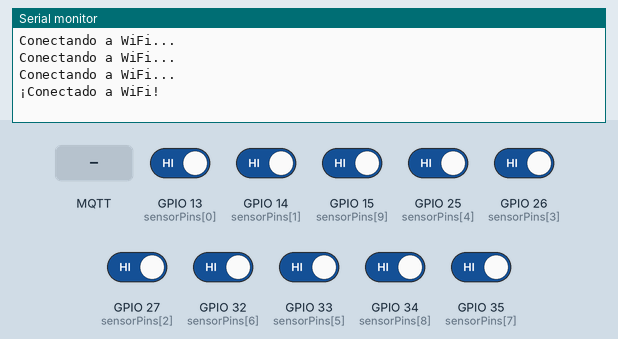
This sketch was run on a simulated ESP32. On the bench: the last lines printed to the serial monitor. The test bench sets the inputs (shaded band); at power-on: GPIO 13 (sensorPins[0]), GPIO 14 (sensorPins[1]), GPIO 15 (sensorPins[9]), GPIO 25 (sensorPins[4]), GPIO 26 (sensorPins[3]), GPIO 27 (sensorPins[2]), GPIO 32 (sensorPins[6]), GPIO 33 (sensorPins[5]), GPIO 34 (sensorPins[8]), GPIO 35 (sensorPins[7]) HIGH. WiFi joins after 1.5 s; servers stay silent unless stated; no MQTT or app messages arrive unless stated.

Above: at 2.7 s.
2.8 s: MQTT message "plumaUno" arrives on the first subscribed topic
At 3.3 s:
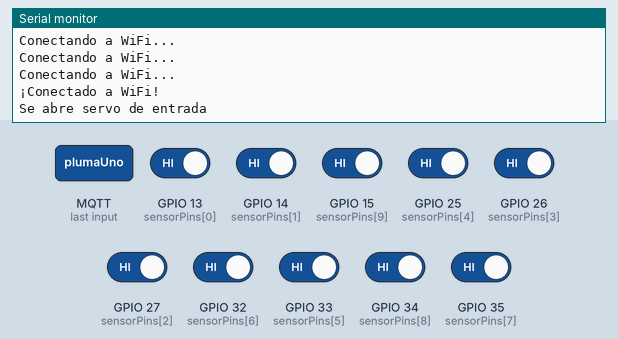
4.3 s: MQTT message "plumaDos" arrives on the first subscribed topic
At 4.7 s:
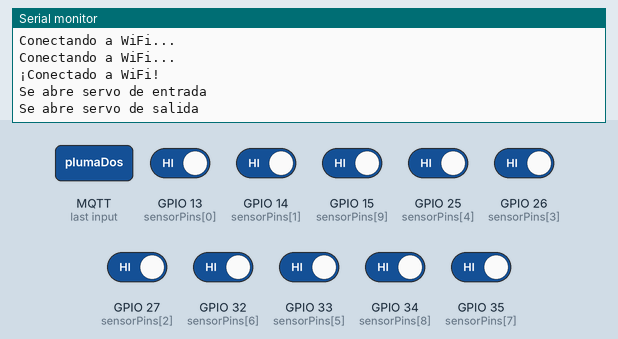
5.8 s: MQTT message "1" arrives on the first subscribed topic
At 7.4 s:
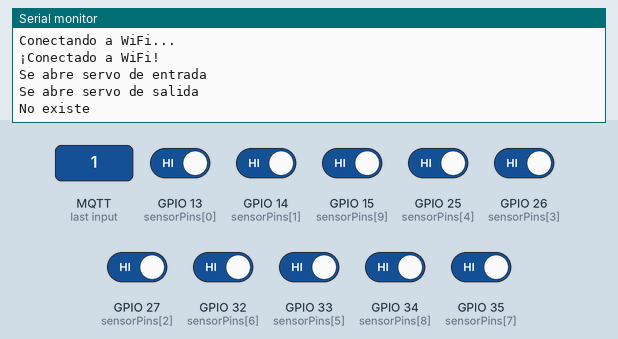

Measured:
- after the input at 2.8 s, the serial monitor: prints a new line after 0.06 s (image 1)
- after the input at 4.3 s, the serial monitor: prints a new line after 0.07 s (image 2)
- after the input at 5.8 s, the serial monitor: prints a new line after 0.08 s (image 3)

The sketch:

sensor.ino
```cpp
#include <WiFi.h>
#include <PubSubClient.h>

#define RXp2 16
#define TXp2 17

#define RX0 3
#define TX0 1

const char *ssid = "Megacable_2.4G_F365";
const char *password = "QnHb72M7";

const int sensorPins[] = {13, 14, 27, 26, 25, 33, 32, 35, 34, 15};
const int numSensors = sizeof(sensorPins) / sizeof(sensorPins[0]);
bool sensorStates[numSensors] = {0};
unsigned long sensorTimers[numSensors] = {0};
unsigned long lastSendTime = 0;
const unsigned long detectionThreshold = 5000;
const unsigned long sendInterval = 1000;

WiFiClient espClient;
PubSubClient client(espClient);

const char *mqttServer = "test.mosquitto.org";
const int mqttPort = 1883;
const char *mqttTopic = "topic/message";
const char *mqttTopicTwo = "topic/rfid";
const char *mqttTopicThree = "topic/validate";
const char *mqttTopicFour = "topic/rfidTwo";
const char *mqttTopicFive = "topic/validateTwo";

void setup()
{
  Serial.begin(9600);
  Serial2.begin(9600, SERIAL_8N1, RXp2, TXp2);
  Serial.begin(9600, SERIAL_8N1, RX0, TX0); // Inicializamos otra comunicación serial en RX0 y TX0

  WiFi.begin(ssid, password);
  while (WiFi.status() != WL_CONNECTED)
  {
    delay(500);
    Serial.println("Conectando a WiFi...");
  }
  Serial.println("¡Conectado a WiFi!");
  client.setServer(mqttServer, mqttPort);
  client.setCallback(callback);

  for (int i = 0; i < numSensors; i++)
  {
    pinMode(sensorPins[i], INPUT);
  }
  lastSendTime = millis();
}

void callback(char *topic, byte *payload, unsigned int length)
{
  String msg = ""; // Corrección: se añade el punto y coma al final de la declaración
  for (int i = 0; i < length; i++)
  {
    msg += (char)payload[i]; // Corrección: se utiliza el operador de concatenación para construir el mensaje completo
    // Serial.print((char)payload[i]);
  }
  if (msg == "plumaUno")
  {
    Serial.println("Se abre servo de entrada");
  }
  else if (msg == "plumaDos")
  {
    Serial.println("Se abre servo de salida");
  }
  else
  {
    Serial.println("No existe");
  }

  // Serial.println();
}

void reconnect()
{
  while (!client.connected())
  {
    if (client.connect("arduinoClient"))
    {
      client.subscribe(mqttTopicThree);
      client.subscribe(mqttTopicFive);
    }
    else
    {
      Serial.print("failed, rc=");
      Serial.print(client.state());
      Serial.println("Intentando otra vez...");
      delay(5000);
    }
  }
}

void sendSensorStates()
{
  String message = "[";
  for (int i = 0; i < numSensors; i++)
  {
    if (sensorStates[i])
    {
      if (message != "[")
        message += ", ";
      message += "\"sensor" + String(i + 1) + "\"";
    }
  }
  message += "]";

  client.publish(mqttTopic, message.c_str());
}

void loop()
{
  if (!client.connected())
  {
    reconnect();
  }
  client.loop();

  unsigned long currentTime = millis();
  bool stateChanged = false;

  for (int i = 0; i < numSensors; i++)
  {
    bool sensorState = digitalRead(sensorPins[i]) == LOW;

    if (sensorState && sensorTimers[i] == 0)
    {
      sensorTimers[i] = currentTime;
    }
    else if (!sensorState && sensorTimers[i] != 0)
    {
      sensorTimers[i] = 0;
      sensorStates[i] = false;
      stateChanged = true;
    }
    else if (sensorState && currentTime - sensorTimers[i] >= detectionThreshold)
    {
      if (!sensorStates[i])
      {
        sensorStates[i] = true;
        stateChanged = true;
      }
      sensorTimers[i] = 0;
    }
  }

  if (stateChanged || currentTime - lastSendTime >= sendInterval)
  {
    sendSensorStates();
    lastSendTime = currentTime;
  }

  if (Serial2.available())
  {
    String message = Serial2.readString();
    client.publish(mqttTopicTwo, message.c_str());
  }

  if (Serial.available())
  {
    String message = Serial.readString();
    client.publish(mqttTopicFour, message.c_str());
  }

  delay(100);
}
```
